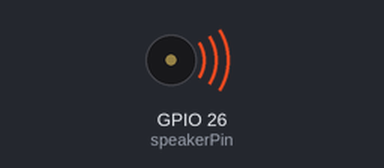
Bench run of a sketch on a simulated ESP32. On the bench: buzzer (waves = sounding).

Above: at 0.5 s.
Timing chart, 0 to 4.6 s (numbered marks = the images above):
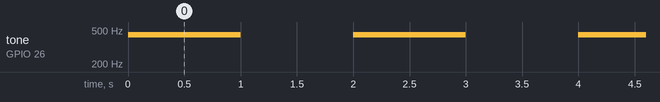

Measured:
- by itself, tone on GPIO 26 (speakerPin): alternates 440 Hz for 1.0 s and silent for 1.0 s

The sketch:

sketch_nov15a.ino
```cpp
#include <WiFi.h>


const int speakerPin = 26;
const int frequency = 440; // 440 Hz


void setup() {
  ledcSetup(0, frequency, 8);
  ledcAttachPin(speakerPin, 0);
  pinMode(speakerPin, OUTPUT);

}

void loop() {
  ledcWrite(0, 128); // 50% duty cycle
  delay(1000);
  ledcWrite(0, 0);
  delay(1000);
}
```
